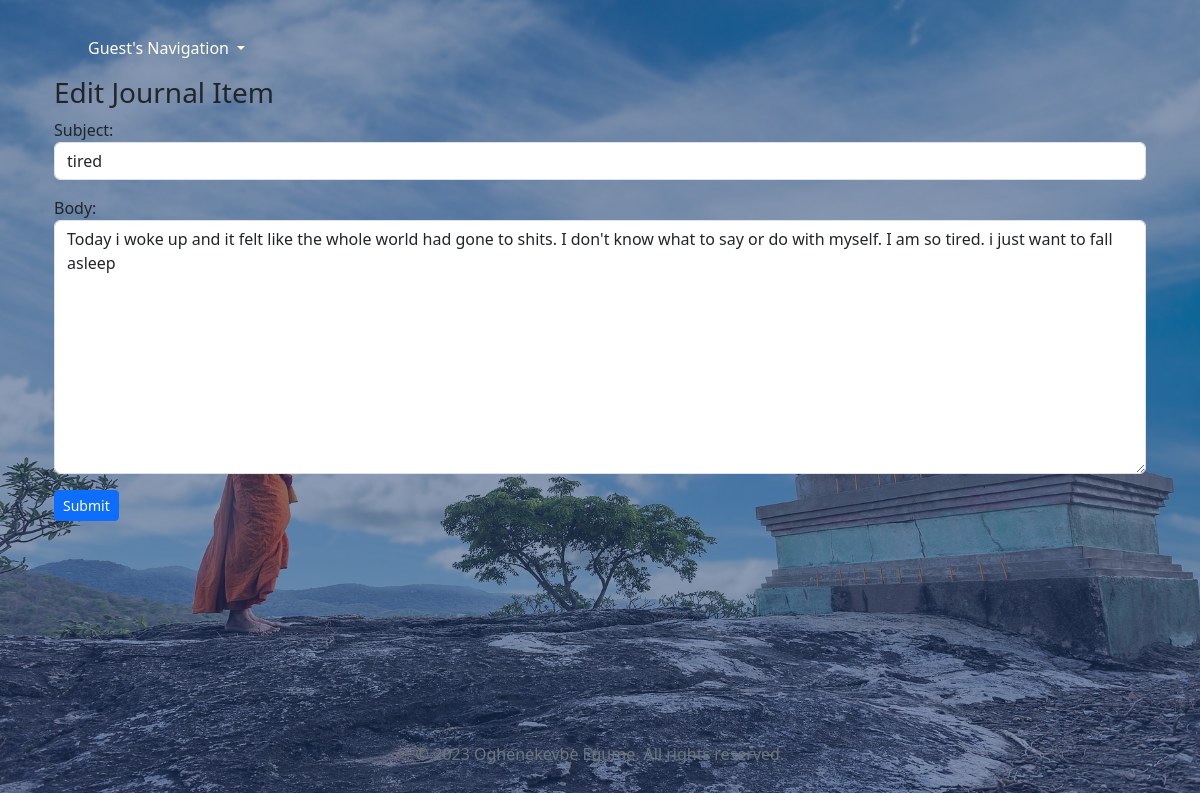
The page /edit_journal/1 on the database its author committed.
### life/models.py (models this page shows, shortened)
class JournalPost(models.Model):
    author = models.ForeignKey(User, on_delete=models.CASCADE)
    subject = models.CharField(max_length=225)
    body = models.TextField()
    date_added = models.DateTimeField(default=datetime.now, blank=True)
    class Meta:
        ordering = ['date_added']

### life/views.py (the view)
# urls.py: path("edit_journal/<str:pk>", EditJournal.as_view(), name="edit_journal"),
class EditJournal(UpdateView):
    model = JournalPost
    template_name = "edit_journal.html"
    form_class = JournalPostForm

### life/forms.py
class JournalPostForm(forms.ModelForm):
    subject = forms.CharField(
        max_length=225, widget=forms.TextInput(attrs={"class": "form-control"})
    )
    body = forms.CharField(widget=forms.Textarea(attrs={"class": "form-control"}))
    class Meta:
        model = JournalPost
        fields = ["subject", "body"]
    def __init__(self, *args, **kwargs):
        self.request = kwargs.pop("request", None)
        super().__init__(*args, **kwargs)

### life/templates/edit_journal.html (shortened to what this page needs)
{% extends 'base.html' %}
{% block content %}
<div class="container" style="min-height: 82vh; max-height: max-content;">
    <div class="row">
        <div class="col">
            <h3>Edit Journal Item</h3>
            <form action="" method="POST">
                {{form.as_p}}
                <button type="submit" class="btn btn-sm btn-primary">Submit</button>
            </form>
        </div>
    </div>
</div>
{% endblock content %}

### static/css/base.css (style rules this page uses)
body { background-size: cover; background-position: center; transition: background 0.5s ease-in-out; position: relative; min-height: 100vh; max-height: max-content; }

### rows shown on the page
JournalPost: subject "tired", body "Today i woke up and it felt like the whole world had gone to shits. I don't know what to say or do with myself. I am so tired. i just want to fall asleep"
